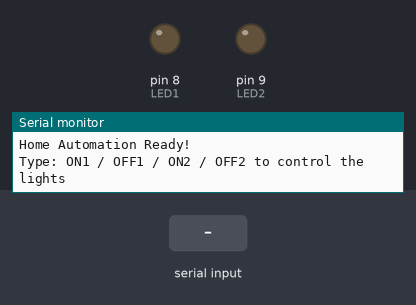
Simulated run of this sketch. Board: Arduino Uno, built with avr-gcc and run on an emulated ATmega328P. Parts: output pins drawn as LEDs (lit = HIGH), the last lines printed to the serial monitor. The inputs (shaded band) are chosen by the test bench.

Above: at 1.2 s.
1.3 s: "ON1\n" received over Serial
At 2.4 s:
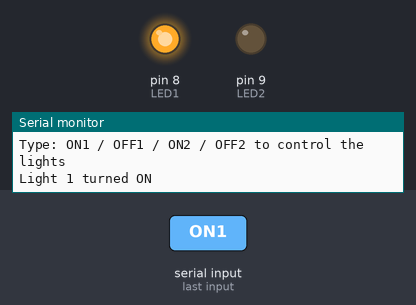
2.8 s: "ON2\n" received over Serial
At 3.5 s:
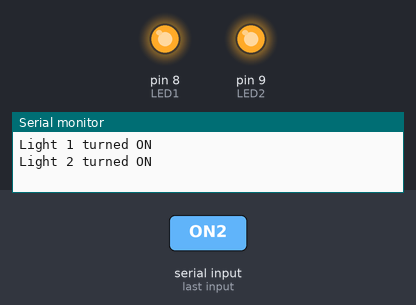
4.3 s: "OFF1\n" received over Serial
At 4.7 s:
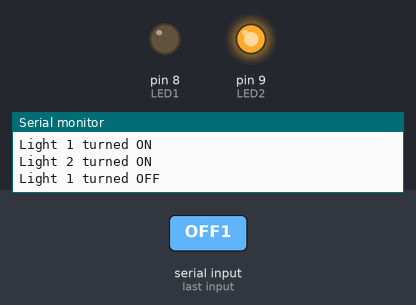
5.8 s: "OFF2\n" received over Serial
At 7.1 s:
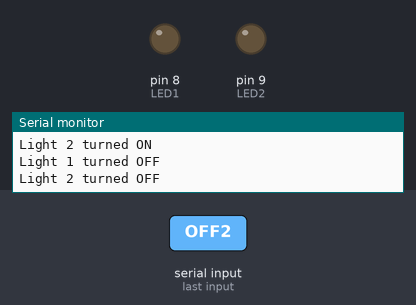
Timing chart, 0 to 8.3 s (numbered marks = the images above; inputs shaded):
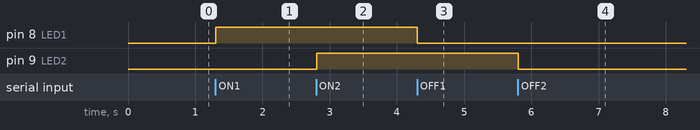

Measured:
- after the input at 1.3 s, pin 8 (LED1): LOW → HIGH at once
- after the input at 2.8 s, pin 9 (LED2): LOW → HIGH at once
- after the input at 4.3 s, pin 8 (LED1): HIGH → LOW at once
- after the input at 5.8 s, pin 9 (LED2): HIGH → LOW at once

The sketch:

home_automation.ino
```cpp
int LED1 = 8;
int LED2 = 9;

void setup() {
  pinMode(LED1, OUTPUT);
  pinMode(LED2, OUTPUT);

  Serial.begin(9600);
  Serial.println("Home Automation Ready!");
  Serial.println("Type: ON1 / OFF1 / ON2 / OFF2 to control the lights");
}

void loop() {
  if (Serial.available()) {
    String cmd = Serial.readStringUntil('\n');
    cmd.trim();
    cmd.toUpperCase();

    if (cmd == "ON1") {
      digitalWrite(LED1, HIGH);
      Serial.println("Light 1 turned ON");
    }
    else if (cmd == "OFF1") {
      digitalWrite(LED1, LOW);
      Serial.println("Light 1 turned OFF");
    }
    else if (cmd == "ON2") {
      digitalWrite(LED2, HIGH);
      Serial.println("Light 2 turned ON");
    }
    else if (cmd == "OFF2") {
      digitalWrite(LED2, LOW);
      Serial.println("Light 2 turned OFF");
    }
    else {
      Serial.println("Unknown command! Try: ON1 / OFF1 / ON2 / OFF2");
    }
  }
}
```
